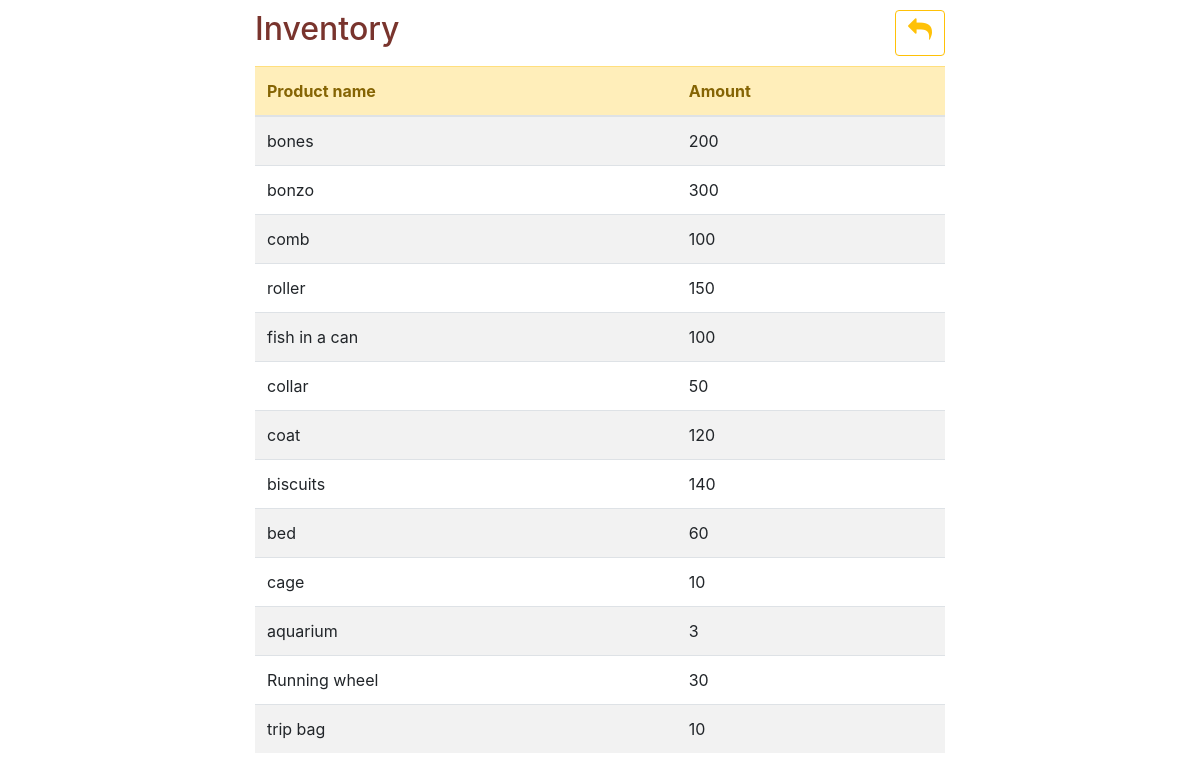
The page /query1.php on the database its author committed.
### tables this page shows
create table products (
	product_id int auto_increment not null,
	amount int not null,
	product_name varchar(45) not null,
	description varchar(100),
	price int not null,
	primary key(product_id)
);

### query1.php (the view, shortened to what this page needs)
<?php
include "db.php";
$query  = "SELECT product_name,amount FROM products";
$result = mysqli_query($connection, $query);
?>
<!DOCTYPE html>
<html lang="en">
<head>
	<link rel="stylesheet" href="https://cdn.jsdelivr.net/npm/bootstrap@4.3.1/dist/css/bootstrap.min.css">
	<link rel="stylesheet" href="https://cdnjs.cloudflare.com/ajax/libs/font-awesome/4.7.0/css/font-awesome.min.css">
	<link rel="stylesheet" href="./css/style.css">
</head>
<body>
	<main>
		<div class="container">
			<div class="titel">
				<h2>Inventory</h2>
				<a href="index.php" role="button" class="btn btn-outline-warning"><i class="fa fa-mail-reply" style="font-size:24px"></i></a>
			</div>
			<table class="table table-striped table-hover">
				<thead>
					<tr class="table-warning">
						<th>Product name</th>
						<th>Amount</th>
					</tr>
				</thead>
				<tbody>
					<?php
					while ($row = mysqli_fetch_assoc($result)) {
					?>
						<tr>
							<td><?php echo $row['product_name']; ?></td>
							<td><?php echo $amount = $row['amount'] ?></td>
						</tr>
					<?php
					}
					?>
				</tbody>
			</table>
		</div>
	</main>
</body>
</html>

### css/style.css (style rules this page uses)
main { margin: auto; width: 60%; }
.titel, h4 { display: flex; justify-content: space-between; margin-top: 10px; margin-bottom: 10px; color: #79342d; }
th { color: #856404; }

### rows shown on the page
products: product_name "bones", amount "200"
products: product_name "bonzo", amount "300"
products: product_name "comb", amount "100"
products: product_name "roller", amount "150"
products: product_name "fish in a can", amount "100"
products: product_name "collar", amount "50"
products: product_name "coat", amount "120"
products: product_name "biscuits", amount "140"
products: product_name "bed", amount "60"
products: product_name "cage", amount "10"
products: product_name "aquarium", amount "3"
products: product_name "Running wheel", amount "30"
products: product_name "trip bag", amount "10"
